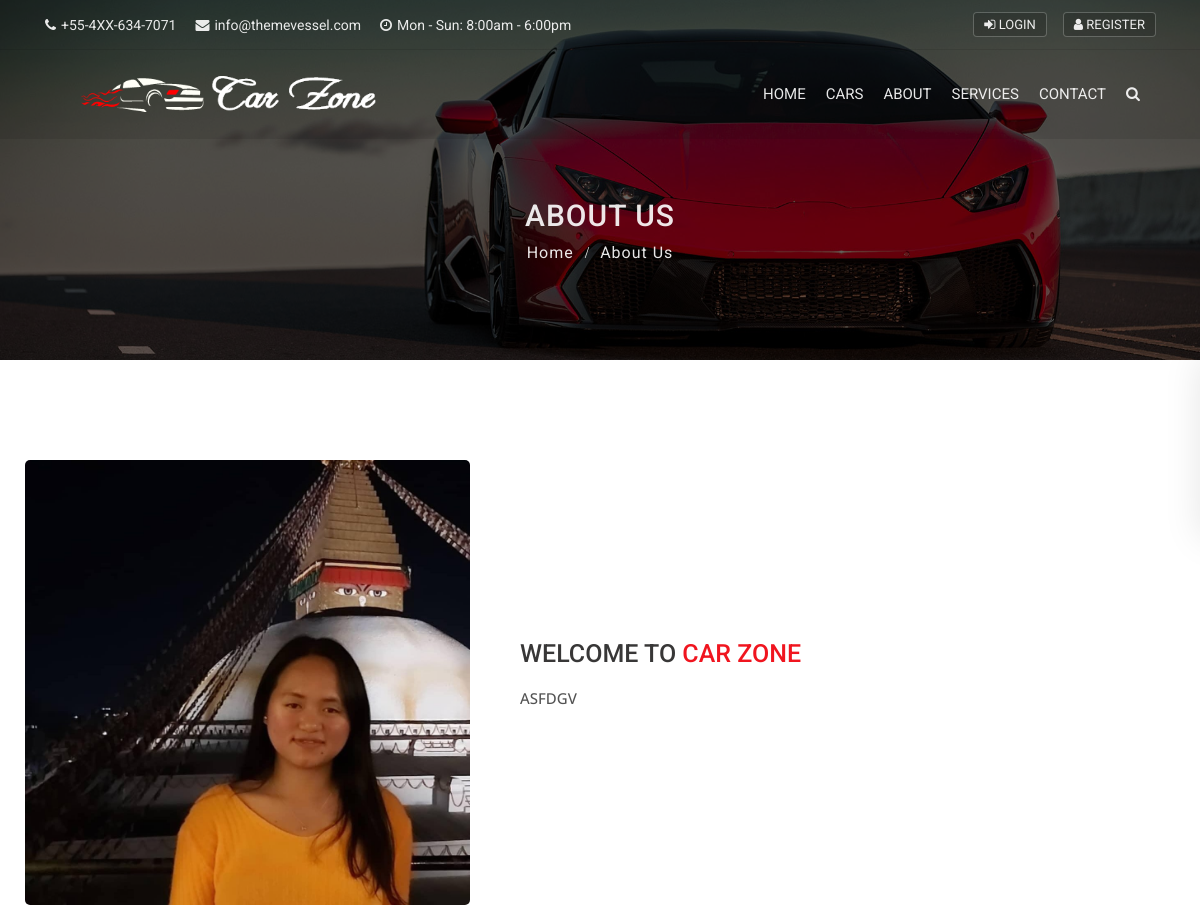
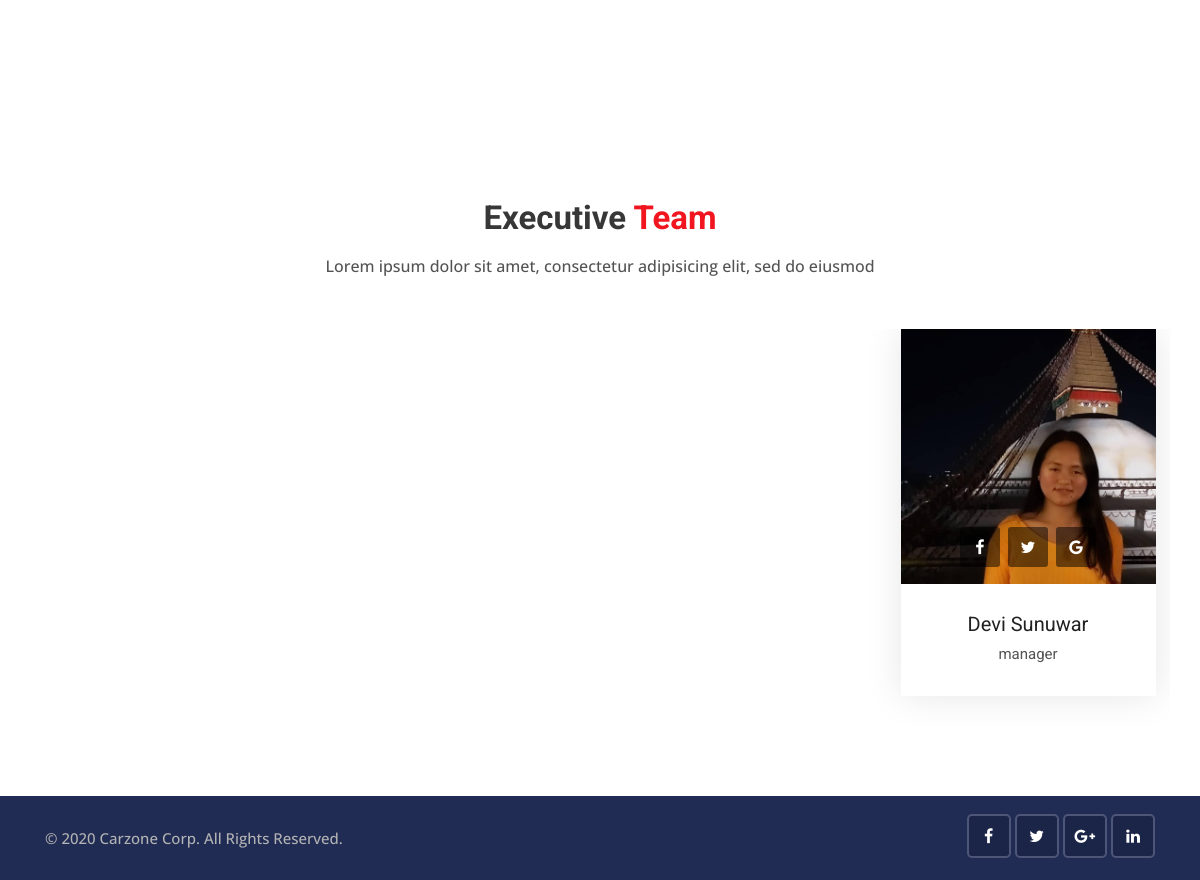
Page /about/ on the earlier database version (2 pictures, top to bottom).
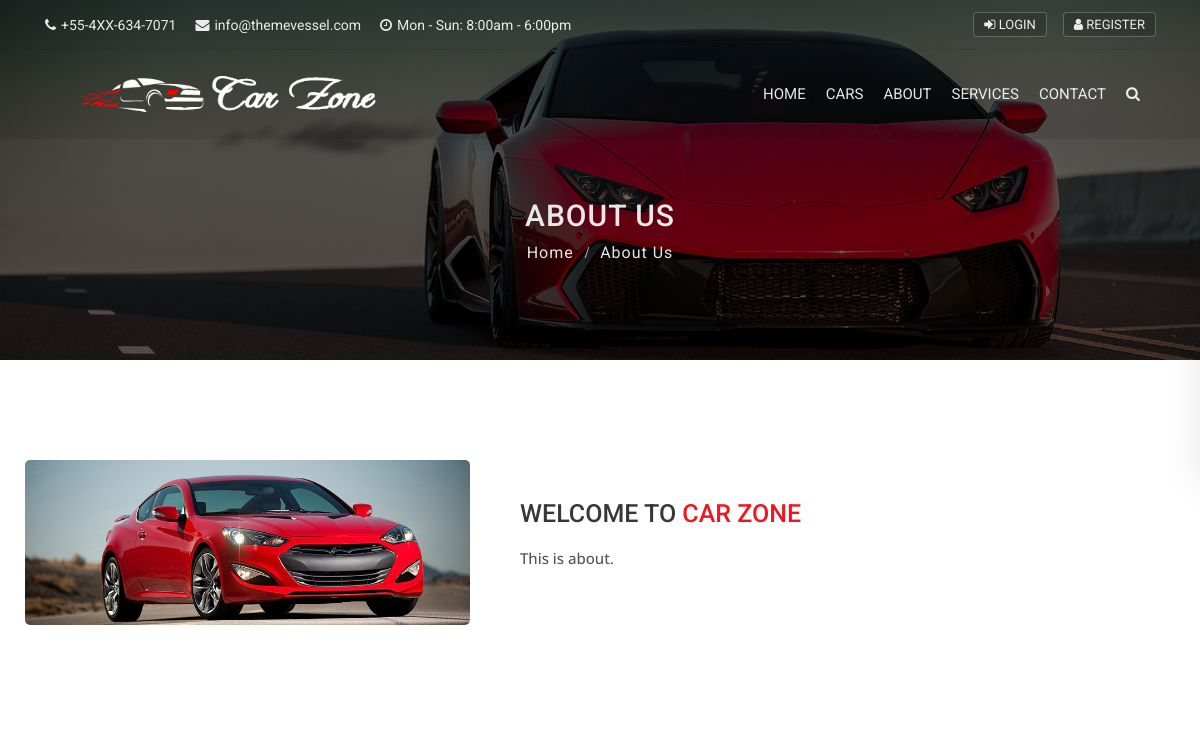
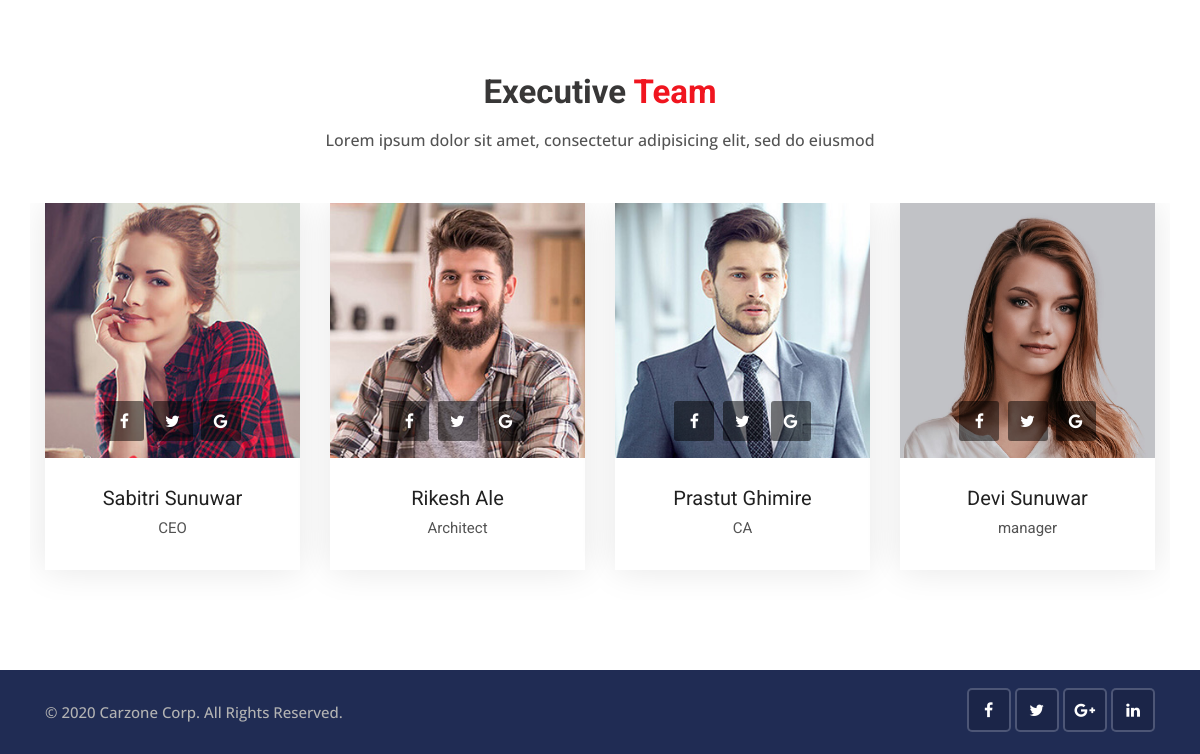
Same page on the later database version (2 pictures, top to bottom).
### dashboard/models.py (models this page shows, shortened)
class DateTimeModel(models.Model):
    created_at = models.DateTimeField(auto_now=True)
    updated_at = models.DateTimeField(auto_now_add=True, null=True, blank=True)
    deleted_at = models.DateTimeField(null=True, blank=True)
    class Meta:
        abstract = True

class About(DateTimeModel):
    image = models.ImageField(upload_to='about')
    description = RichTextField()
    class Meta:
        verbose_name = ('About')
        verbose_name_plural = ('Abouts')

class Team(DateTimeModel):
    name = models.CharField(max_length=200)
    designation = models.CharField(max_length=200)
    image = models.ImageField(upload_to='team')
    class Meta:
        verbose_name = ('Team')
        verbose_name_plural = ('Teams')
        ordering = ['-name']

### home/views.py (the view)
# urls.py: path('about/',  AboutView.as_view(), name='about'),
class AboutView(TemplateView):
    template_name = 'home/about/about.html'
    def get_context_data(self, **kwargs):
        context = super().get_context_data(**kwargs)
        context['about'] = About.objects.filter(deleted_at__isnull=True)
        context['team'] = Team.objects.filter(deleted_at__isnull=True)
        return context

### home/templates/home/about/about.html (shortened to what this page needs)
{% extends 'home/base.html' %}
{% load static %}
{% block content %}
<div class="sub-banner overview-bgi">
    <div class="container breadcrumb-area">
        <div class="breadcrumb-areas">
            <h1>About Us</h1>
            <ul class="breadcrumbs">
                <li><a href="index.html">Home</a></li>
                <li class="active">About Us</li>
            </ul>
        </div>
    </div>
</div>
<div class="about-car content-area-5">
    <div class="container">
    {% for about in about %}
        <div class="row">
            <div class="col-xl-5 col-lg-6">
                <div class="about-car-photo">
                    <div id="carDetailsSlider" class="carousel car-details-sliders slide">
                        <div class="carousel-inner">
                            <div class="active item carousel-item" data-slide-number="0">
                                <img src="{{about.image.url}}" class="img-fluid" alt="slider-car">
                            </div>
                        </div>
                    </div>
                </div>
            </div>
            <div class="col-xl-7 col-lg-6 align-self-center">
                <div class="best-used-car">
                    <h3>Welcome to <span>Car Zone</span></h3>
                    <p>{{about.description|safe}}</p>
                </div>
            </div>
        </div>
    {% endfor %}
    </div>
</div>
<div class="our-team content-area">
    <div class="container">
        <div class="main-title">
            <h1>Executive <span>Team</span></h1>
            <p>Lorem ipsum dolor sit amet, consectetur adipisicing elit, sed do eiusmod</p>
        </div>
        <div class="slick-slider-area clearfix">
            <div class="row slick-carousel" data-slick='{"slidesToShow": 4, "responsive":[{"breakpoint": 1024,"settings":{"slidesToShow": 2}}, {"breakpoint": 768,"settings":{"slidesToShow": 1}}]}'>
               {% for team in team %}
                <div class="slick-slide-item">
                    <div class="team-1">
                        <div class="photo">
                            <a href="#">
                                <img src="{{team.image.url}}" alt="team-1" class="img-fluid">
                            </a>
                            <div class="social-list clearfix">
                                <a href="#" class="facebook-bg"><i class="fa fa-facebook"></i></a>
                                <a href="#" class="twitter-bg"><i class="fa fa-twitter"></i></a>
                                <a href="#" class="google-bg"><i class="fa fa-google"></i></a>
                            </div>
                        </div>
                        <div class="details">
                            <h4><a href="team-detail.html">{{team.name}}</a></h4>
                            <h5>{{team.designation}}</h5>
                        </div>
                    </div>
                </div>
               {% endfor %}
            </div>
        </div>
    </div>
</div>
{% endblock %}

Differences in the rows shown:
removed About: image (picture), description "ASFDGV"
now on this page (row edited): About: image (picture), description "This is about."
added Team: image (picture), name "Sabitri Sunuwar", designation "CEO"
added Team: image (picture), name "Rikesh Ale", designation "Architect"
added Team: image (picture), name "Prastut Ghimire", designation "CA"
changed Team "Devi Sunuwar": image: picture added in place of a placeholder
